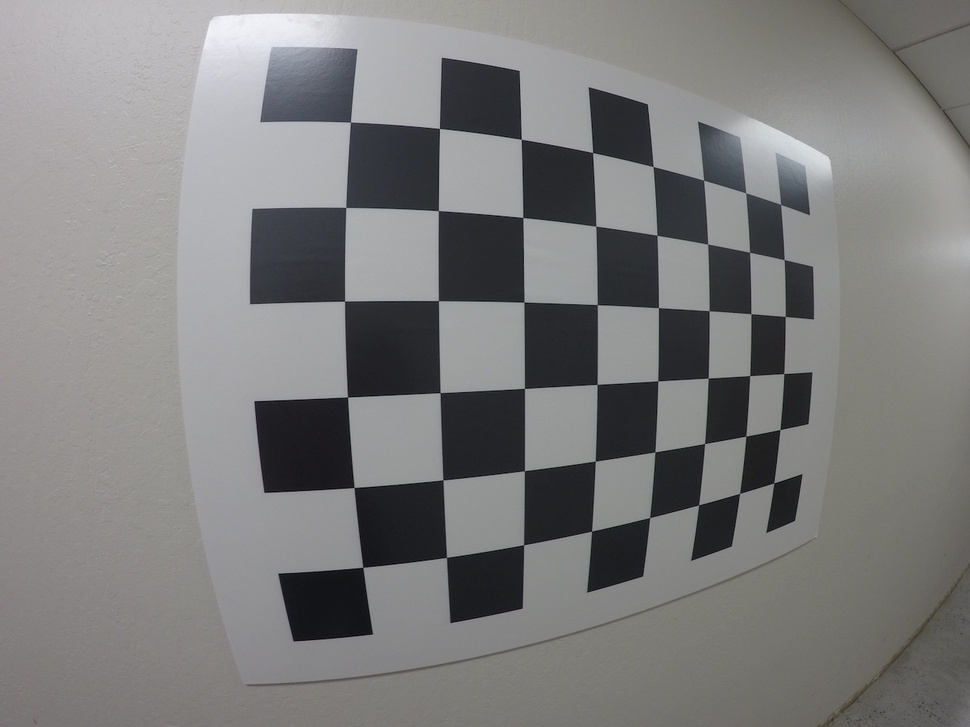
#> input picture calibration_wide/GOPR0032.jpg, 970 x 727 px, shrunk from 1280 x 960 before the run; its folder holds only this picture in this run
$ jupyter execute Undist_Persptransform.ipynb   (shell and % lines are left out)
#> lines starting #> are read from the running program, lines starting #| are printed output that depends on the picture
[cell 1]
import cv2
import matplotlib.pyplot as plt
import matplotlib.image as mpimg
import numpy as np
import glob

[cell 2]
images = glob.glob('D:\AT\Camera_calib\CarND-Camera-Calibration\calibration_wide\GOPR*.jpg')

[cell 3]
nx = 8
ny = 6

[cell 4]
objpoints = []
imgpoints = []

objp = np.zeros([6*8, 3], np.float32)
objp[:,:2] = np.mgrid[0:8, 0:6].T.reshape(-1,2)

[cell 5]
not_fnd = 0

for fname in images:
    img = mpimg.imread(fname)
#> img is the input picture: shape (727, 970, 3); mean R, G, B 125.1, 124.9, 124.7
    gray = cv2.cvtColor(img, cv2.COLOR_RGB2GRAY)
    ret, corners = cv2.findChessboardCorners(gray, (nx, ny), None)
#> ret = True; corners = 48 rows, first 8: [350.4, 122], [439.4, 128.4], [521.3, 139.2], [592.7, 152.7], [653.1, 166.5], [703.6, 180.2], [745.7, 192.7], [780.6, 204.5]
    if ret == True:
        imgpoints.append(corners)
        objpoints.append(objp)
    else:
        not_fnd = not_fnd+1

[cell 6]
not_fnd

[cell 7]
def cal_undistort(img, objpoints, imgpoints):
    # Use cv2.calibrateCamera() and cv2.undistort()
    gray = cv2.cvtColor(img, cv2.COLOR_RGB2GRAY)
    ret, mtx, dist, rvecs, tvecs = cv2.calibrateCamera(objpoints, imgpoints, gray.shape[::-1], None, None)
#> ret = 0.256; mtx = [[382.6, 0, 484.1], [0, 383.8, 375.4], [0, 0, 1]]; dist = [[-0.222, 0.0884, -0.000206, 0.0058, -0.0261]]; rvecs = ([0.0812, -0.295, -0.0252],); tvecs = ([-1.48, -2.76, 3.64],)
    dst = cv2.undistort(img, mtx, dist, None, mtx)
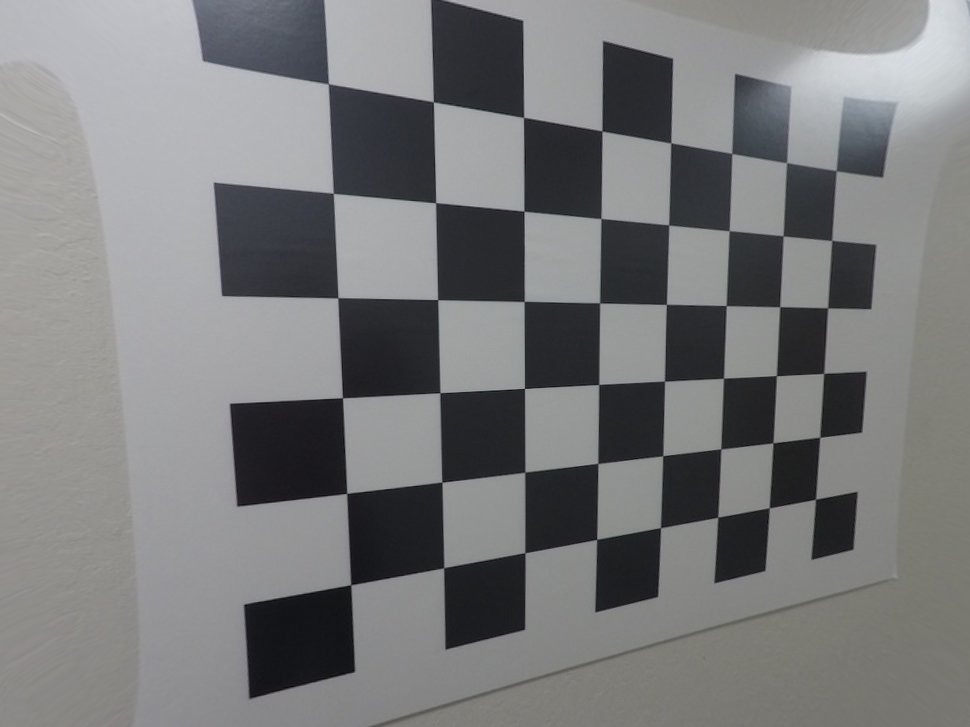
#> dst: shape (727, 970, 3); mean R, G, B 121.5, 122.2, 123.1
    return dst

def persp_trans(img):
    img_coord = (img.shape[1], img.shape[0])
    gray = cv2.cvtColor(img, cv2.COLOR_RGB2GRAY)
    ret, corners = cv2.findChessboardCorners(gray, (nx, ny), None)
#> ret = True; corners = 48 rows, first 8: [328.5, 83.63], [433.2, 101.8], [523.8, 117.4], [602.2, 131.2], [670.8, 142.9], [732, 153.6], [786.5, 162.8], [835.5, 169.8]

    src = np.float32([
        [corners[0][0][0], corners[0][0][1]],
        [corners[40][0][0], corners[40][0][1]],
        [corners[-1][0][0], corners[-1][0][1]],
        [corners[7][0][0], corners[7][0][1]]
    ])
#> src = [[328.5, 83.63], [350.8, 584.8], [815.6, 499], [835.5, 169.8]]

    width = np.abs(corners[7][0][0] - corners[0][0][0]) + 10
#> width = 517
    height = np.abs(corners[40][0][1] - corners[0][0][1]) + 10
#> height = 511.2

    dst = np.float32([
        [200, corners[0][0][1]],
        [200, corners[0][0][1] + height],
        [200 + width, corners[0][0][1] + height],
        [200 + width, corners[0][0][1]]
    ])
#> dst = [[200, 83.63], [200, 594.8], [717, 594.8], [717, 83.63]]

    M = cv2.getPerspectiveTransform(src, dst)
#> M = [[0.427, -0.0523, 26.03], [-0.172, 0.735, 62.88], [-0.000544, -0.000142, 1]]

    warped = cv2.warpPerspective(img, M, img_coord, flags=cv2.INTER_LINEAR)
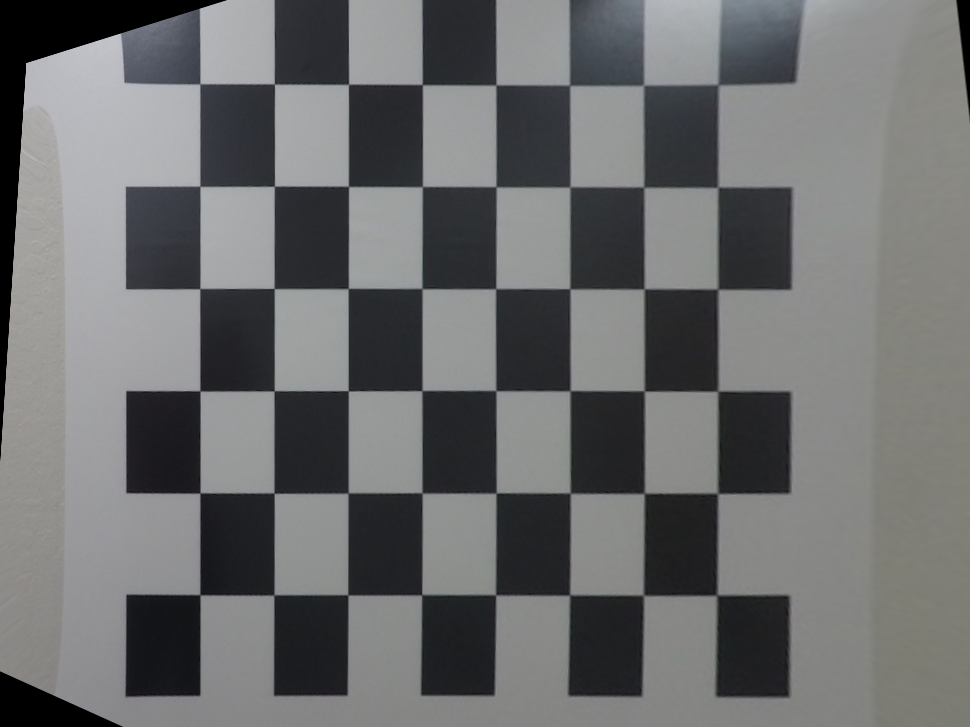
#> warped: shape (727, 970, 3); mean R, G, B 108.2, 109.2, 109.8

    return warped

[cell 8]
def cal_undistort_persp(img, objpoints, imgpoints):
    out = cal_undistort(img, objpoints, imgpoints)
    final = persp_trans(out)

    return final

[cell 9]
idx = 0

img_p = images[idx]
img = mpimg.imread(img_p)

fin = cal_undistort_persp(img, objpoints, imgpoints)

fig1, (ax1, ax2) = plt.subplots(1, 2, figsize=(20,10))
ax1.set_title('Before')
ax1.imshow(img)

ax2.set_title('Tranformed')
ax2.imshow(fin)

plt.subplots_adjust(left=0., right=1, top=0.9, bottom=0.)
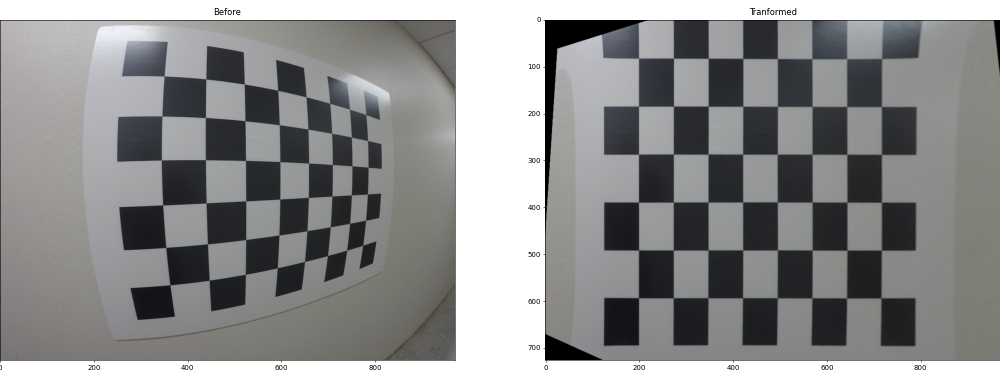
#> figure drawn by matplotlib, 2 panels

$ run again, on calibration_wide/GOPR0036.jpg
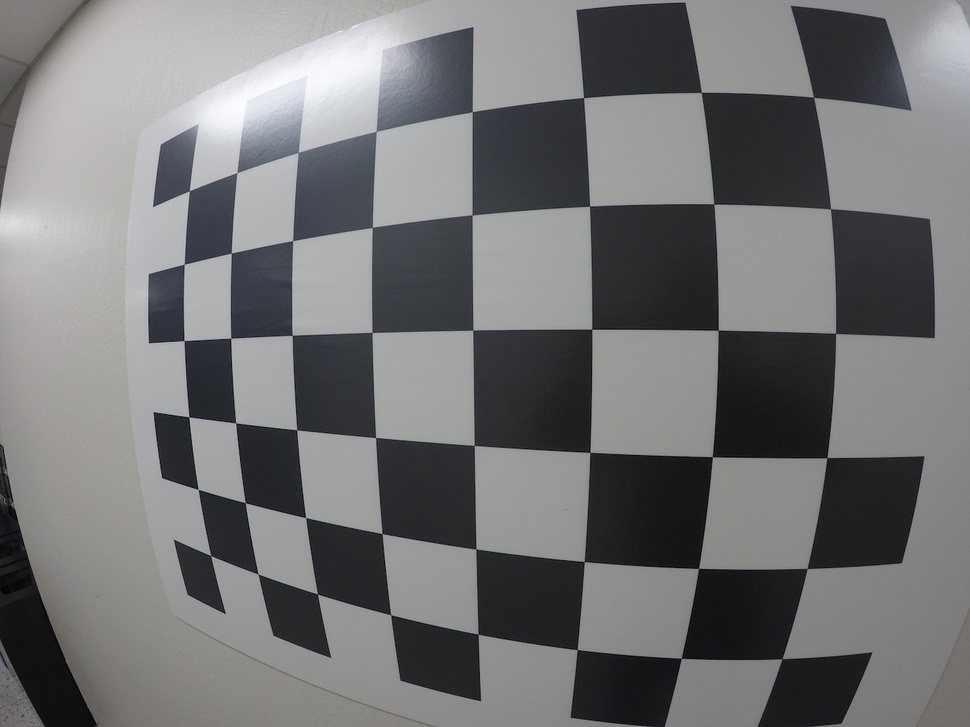
#> input picture calibration_wide/GOPR0036.jpg, 970 x 727 px, shrunk from 1280 x 960 before the run
#> img is the input picture: shape (727, 970, 3); mean R, G, B 115.7, 115.8, 116.9
#> `ret, corners = cv2.findChessboardCorners(gray, (nx, ny), None)`: ret = True; corners = 48 rows, first 8: [189.4, 190.8], [236.8, 172.6], [298.5, 152.2], [376.3, 131.4], [472.1, 112], [583.4, 97.71], [701.1, 92.15], [813.4, 97.09]
#> in cal_undistort, `ret, mtx, dist, rvecs, tvecs = cv2.calibrateCamera(objpoints, imgpoint..`: ret = 0.351; mtx = [[481.8, 0, 486.2], [0, 478.6, 383.4], [0, 0, 1]]; dist = [[-0.32, 0.137, -0.00242, 0.00152, -0.0312]]; rvecs = ([0.0991, 0.329, 0.00705],); tvecs = ([-3.92, -2.54, 5.14],)
#> in cal_undistort, `dst = cv2.undistort(img, mtx, dist, None, mtx)`:
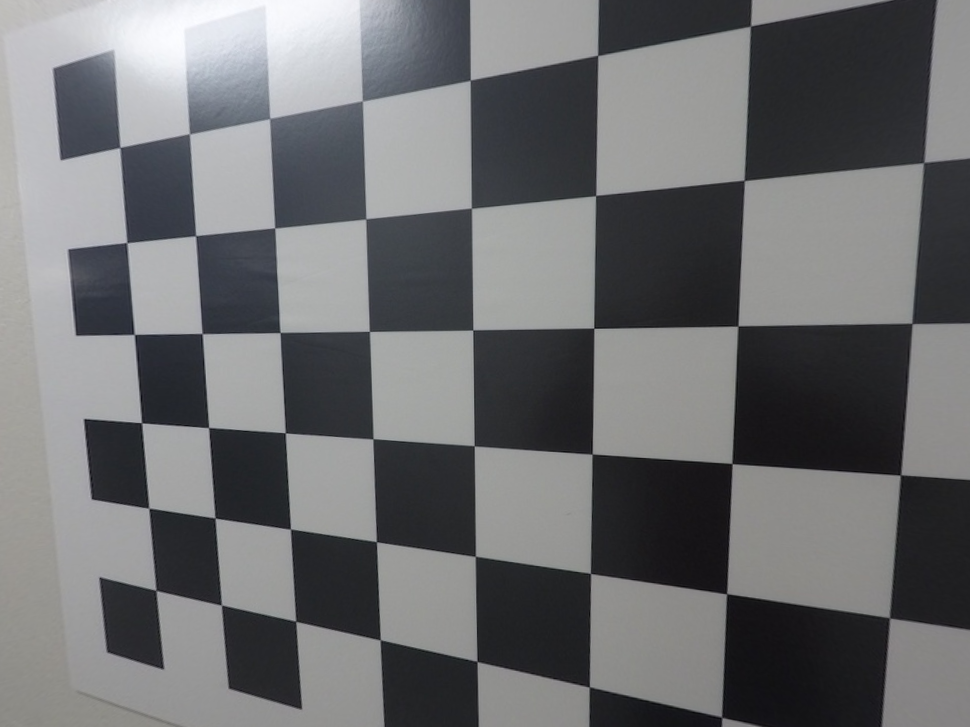
#> dst: shape (727, 970, 3); mean R, G, B 109.2, 110, 111.8
#> in persp_trans, `ret, corners = cv2.findChessboardCorners(gray, (nx, ny), None)`: ret = False; corners = 45 rows, first 8: [929, 3], [923.5, 163], [744, 180.5], [758, 33], [912.5, 324], [738, 326], [593, 327.5], [596.5, 195]
#> src = [[929, 3], [475.5, 556.5], [720, 583], [596.5, 195]]
#> width = 342.5
#> height = 563.5
#> in persp_trans, `dst = np.float32([ [200, corners[0][0][1]], [200, corners[0][0][1] + h..`: dst = [[200, 3], [200, 566.5], [542.5, 566.5], [542.5, 3]]
#> M = [[-0.728, -0.893, 781.3], [-0.345, -0.601, 324], [-0.000517, -0.00191, 1]]
#> `[cell 9] idx = 0  img_p = images[idx] img = mpimg.imread(img_p)  fin =..`:
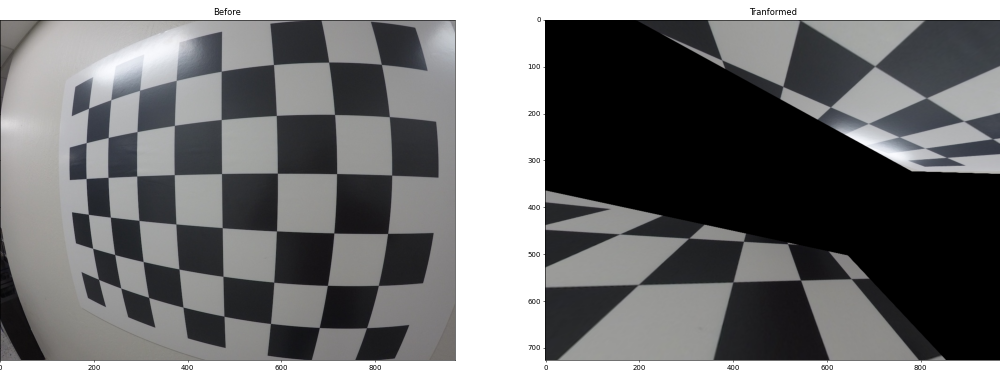
#> figure drawn by matplotlib, 2 panels

$ run again, on calibration_wide/GOPR0037.jpg
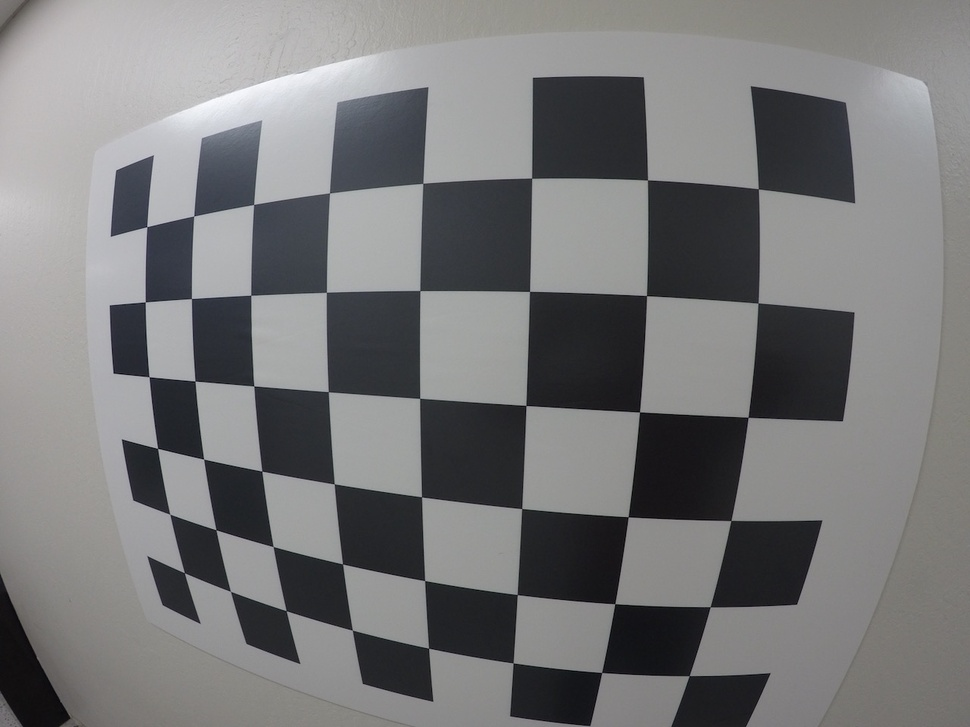
#> input picture calibration_wide/GOPR0037.jpg, 970 x 727 px, shrunk from 1280 x 960 before the run
#> img is the input picture: shape (727, 970, 3); mean R, G, B 119.7, 119.8, 120.6
#> `ret, corners = cv2.findChessboardCorners(gray, (nx, ny), None)`: ret = True; corners = 48 rows, first 8: [146.9, 227], [193.6, 216], [253.6, 204.4], [329.5, 192.9], [423, 183], [531.8, 178.1], [647.5, 179.8], [758.1, 189]
#> in cal_undistort, `ret, mtx, dist, rvecs, tvecs = cv2.calibrateCamera(objpoints, imgpoint..`: ret = 0.278; mtx = [[463.4, 0, 489.1], [0, 462.9, 381.7], [0, 0, 1]]; dist = [[-0.302, 0.135, -0.00144, 0.000396, -0.0372]]; rvecs = ([0.16, 0.213, 0.0371],); tvecs = ([-4.52, -2.03, 4.81],)
#> in cal_undistort, `dst = cv2.undistort(img, mtx, dist, None, mtx)`:
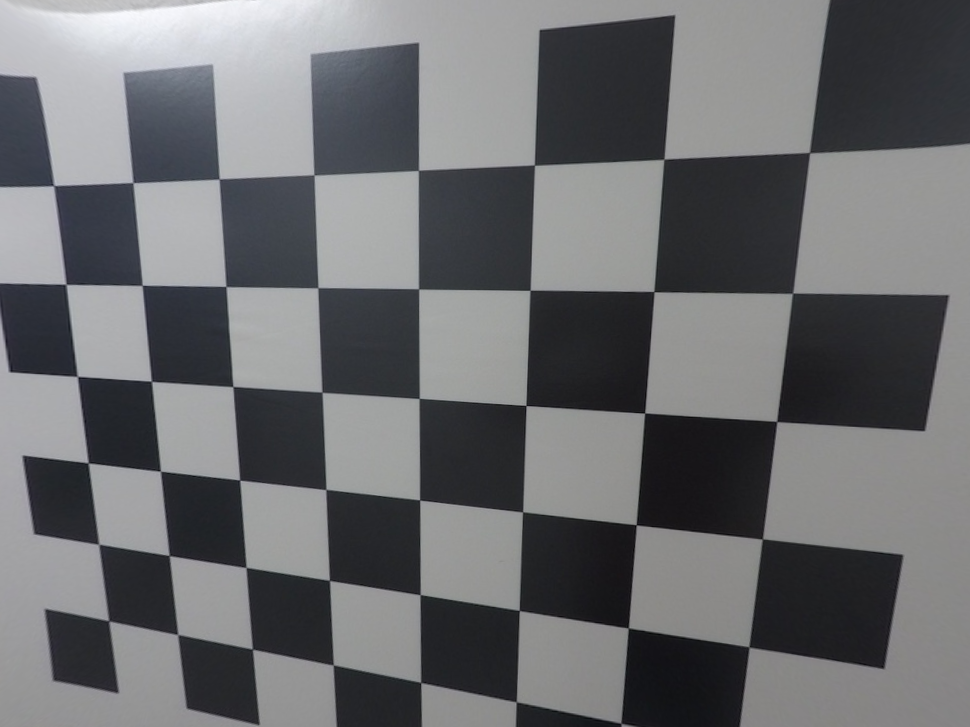
#> dst: shape (727, 970, 3); mean R, G, B 107.1, 108.1, 110.5
#> in persp_trans, `ret, corners = cv2.findChessboardCorners(gray, (nx, ny), None)`: ret = False; corners = 48 rows, first 8: [53, 186.5], [133, 182.5], [219, 179], [314, 175], [418.5, 170], [534, 165], [664.5, 159], [808, 154]
#> src = [[53, 186.5], [109, 621], [737, 723], [808, 154]]
#> width = 765
#> height = 444.5
#> in persp_trans, `dst = np.float32([ [200, corners[0][0][1]], [200, corners[0][0][1] + h..`: dst = [[200, 186.5], [200, 631], [965, 631], [965, 186.5]]
#> M = [[1.4, -0.245, 162.1], [0.118, 0.756, 30.36], [0.000444, -0.000379, 1]]
#> `[cell 9] idx = 0  img_p = images[idx] img = mpimg.imread(img_p)  fin =..`:
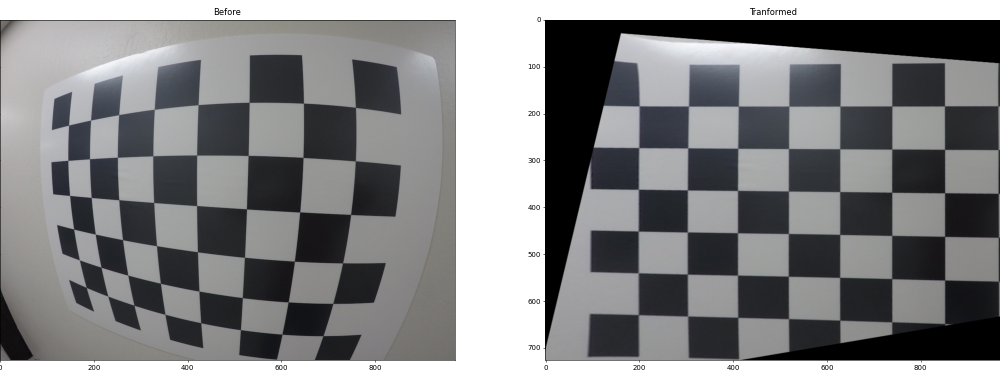
#> figure drawn by matplotlib, 2 panels

$ run again, on calibration_wide/GOPR0038.jpg
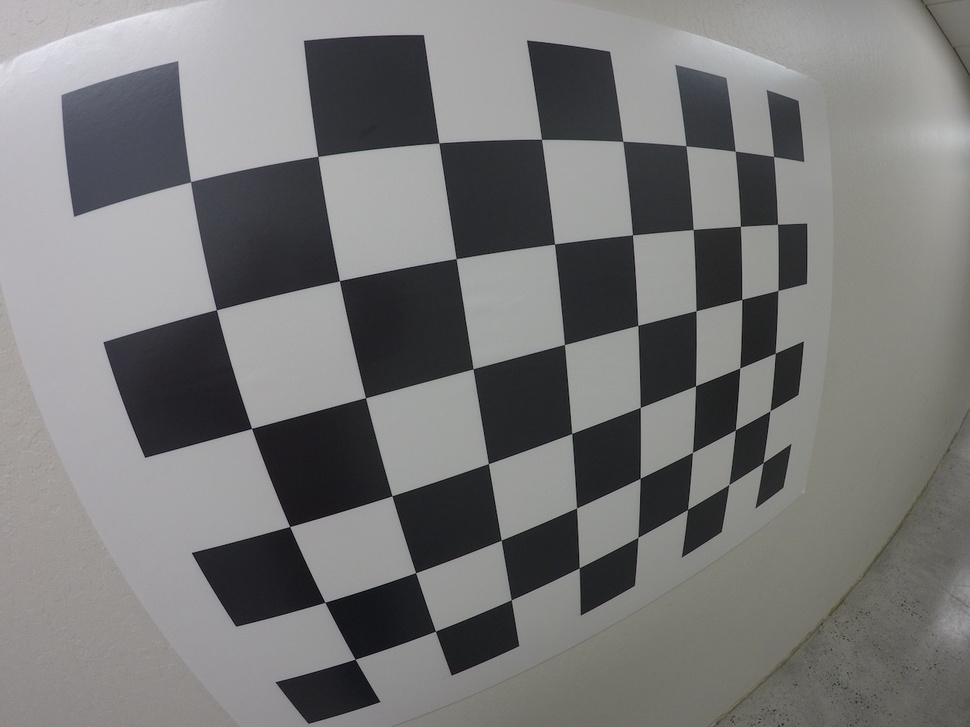
#> input picture calibration_wide/GOPR0038.jpg, 970 x 727 px, shrunk from 1280 x 960 before the run
#> img is the input picture: shape (727, 970, 3); mean R, G, B 120.5, 120.3, 120
#> `ret, corners = cv2.findChessboardCorners(gray, (nx, ny), None)`: ret = True; corners = 48 rows, first 8: [190.5, 181.8], [317.9, 156.3], [438.9, 143], [541.5, 139.1], [622.9, 141.1], [686.1, 146], [735.2, 151.1], [773.7, 156.6]
#> in cal_undistort, `ret, mtx, dist, rvecs, tvecs = cv2.calibrateCamera(objpoints, imgpoint..`: ret = 0.272; mtx = [[439, 0, 491.6], [0, 434.7, 386.2], [0, 0, 1]]; dist = [[-0.266, 0.0989, -0.00351, 0.00159, -0.0228]]; rvecs = ([0.303, -0.41, -0.207],); tvecs = ([-2.23, -1.52, 2.61],)
#> in cal_undistort, `dst = cv2.undistort(img, mtx, dist, None, mtx)`:
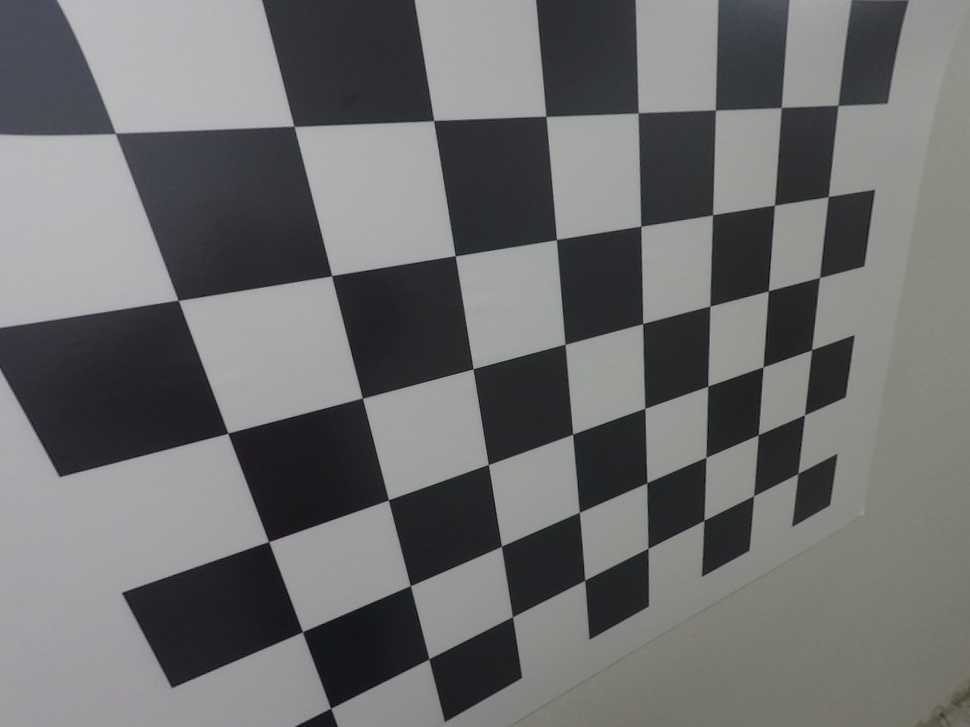
#> dst: shape (727, 970, 3); mean R, G, B 110.3, 110.6, 110.8
#> in persp_trans, `ret, corners = cv2.findChessboardCorners(gray, (nx, ny), None)`: ret = False; corners = None
